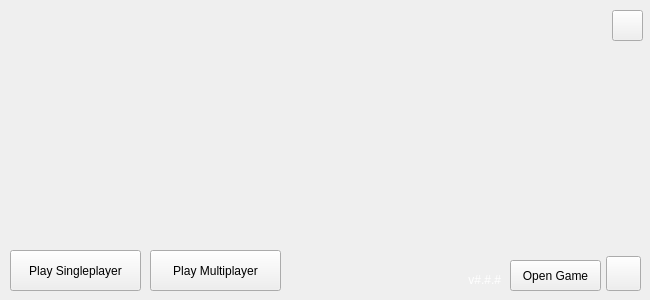
<?xml version="1.0" encoding="UTF-8"?>
<ui version="4.0">
 <class>GameWindow</class>
 <widget class="QWidget" name="GameWindow">
  <property name="geometry">
   <rect>
    <x>0</x>
    <y>0</y>
    <width>650</width>
    <height>300</height>
   </rect>
  </property>
  <property name="windowTitle">
   <string>Five Nights at Freddy's Doom Mod Launcher</string>
  </property>
  <property name="styleSheet">
   <string notr="true">QMessageBox {
	background-color: rgb(37, 37, 38);
}
QMessageBox &gt; QLabel {
	color: white;
}

QPushButton {
	background-color: qlineargradient(spread:pad, x1:0, y1:0, x2:0, y2:1, stop: 0 #444444, stop: 1 #222222);
	color: #E0E1E3;
	padding: 0px 8px;
	border-radius: 4px;
	border: 1px;
	border-style: solid;
	border-color: black;
}

QPushButton:hover {
	background-color: qlineargradient(spread:pad, x1:0, y1:0, x2:0, y2:1, stop: 0 #222222, stop: 1 #111111);
	border-color: #3DAEFF;
}

QPushButton:pressed {
	background-color: #60798B;
}

QDialogButtonBox QPushButton {
	/* Issue #194 #248 - Special case of QPushButton inside dialogs, for better UI */
	min-width: 80px;
	min-height: 24px;
}

QComboBox {
    border: 1px solid black;
    border-radius: 4px;
    padding: 1px 18px 1px 3px;
    min-width: 6em;
	color: white;
}

QComboBox:editable {
    background: white;
}

QComboBox:!editable, QComboBox::drop-down:editable {
     background: qlineargradient(spread:pad, x1:0, y1:0, x2:0, y2:1, stop: 0 #444444, stop: 1 #222222);
}

QComboBox:!editable:hover, QComboBox::drop-down:editable:hover {
	border-color: #3DAEFF;
}

QComboBox:on { /* shift the text when the popup opens */
    padding-top: 3px;
    padding-left: 4px;
}

QComboBox::drop-down {
    subcontrol-origin: padding;
    subcontrol-position: top right;
    width: 15px;

    border-left-width: 1px;
    border-left-color: darkgray;
    border-left-style: solid; /* just a single line */
    border-top-right-radius: 3px; /* same radius as the QComboBox */
    border-bottom-right-radius: 3px;
}

QComboBox::down-arrow {
    image: url(:/resources/downarrow.png);
}

QComboBox::down-arrow:on { /* shift the arrow when popup is open */
    top: 1px;
    left: 1px;
}

QComboBox QAbstractItemView {
    border: 1px solid black;
	color: white;
	background-color: #222222;
    selection-background-color: #444444;
}
</string>
  </property>
  <widget class="QPushButton" name="sp_btn">
   <property name="geometry">
    <rect>
     <x>10</x>
     <y>250</y>
     <width>131</width>
     <height>41</height>
    </rect>
   </property>
   <property name="text">
    <string>Play Singleplayer</string>
   </property>
  </widget>
  <widget class="QPushButton" name="mp_btn">
   <property name="geometry">
    <rect>
     <x>150</x>
     <y>250</y>
     <width>131</width>
     <height>41</height>
    </rect>
   </property>
   <property name="text">
    <string>Play Multiplayer</string>
   </property>
  </widget>
  <widget class="QPushButton" name="sets_btn">
   <property name="geometry">
    <rect>
     <x>606</x>
     <y>256</y>
     <width>35</width>
     <height>35</height>
    </rect>
   </property>
   <property name="icon">
    <iconset resource="resources.qrc">
     <normaloff>:/resources/wheel.png</normaloff>:/resources/wheel.png</iconset>
   </property>
   <property name="iconSize">
    <size>
     <width>32</width>
     <height>32</height>
    </size>
   </property>
  </widget>
  <widget class="QPushButton" name="og_btn">
   <property name="geometry">
    <rect>
     <x>510</x>
     <y>260</y>
     <width>91</width>
     <height>31</height>
    </rect>
   </property>
   <property name="text">
    <string>Open Game</string>
   </property>
  </widget>
  <widget class="QPushButton" name="back_btn">
   <property name="geometry">
    <rect>
     <x>612</x>
     <y>10</y>
     <width>31</width>
     <height>31</height>
    </rect>
   </property>
   <property name="icon">
    <iconset resource="resources.qrc">
     <normaloff>:/resources/return.png</normaloff>:/resources/return.png</iconset>
   </property>
  </widget>
  <widget class="QLabel" name="fd3_anim_label">
   <property name="geometry">
    <rect>
     <x>250</x>
     <y>0</y>
     <width>400</width>
     <height>300</height>
    </rect>
   </property>
   <property name="scaledContents">
    <bool>true</bool>
   </property>
  </widget>
  <widget class="QLabel" name="static_anim_label">
   <property name="geometry">
    <rect>
     <x>0</x>
     <y>0</y>
     <width>650</width>
     <height>300</height>
    </rect>
   </property>
   <property name="scaledContents">
    <bool>true</bool>
   </property>
  </widget>
  <widget class="QLabel" name="bg_layer_label">
   <property name="geometry">
    <rect>
     <x>0</x>
     <y>0</y>
     <width>650</width>
     <height>300</height>
    </rect>
   </property>
   <property name="styleSheet">
    <string notr="true"/>
   </property>
   <property name="scaledContents">
    <bool>true</bool>
   </property>
  </widget>
  <widget class="QLabel" name="version_label">
   <property name="geometry">
    <rect>
     <x>430</x>
     <y>270</y>
     <width>71</width>
     <height>20</height>
    </rect>
   </property>
   <property name="styleSheet">
    <string notr="true">color: white;</string>
   </property>
   <property name="text">
    <string notr="true">v#.#.#</string>
   </property>
   <property name="alignment">
    <set>Qt::AlignRight|Qt::AlignTrailing|Qt::AlignVCenter</set>
   </property>
  </widget>
  <zorder>fd3_anim_label</zorder>
  <zorder>static_anim_label</zorder>
  <zorder>bg_layer_label</zorder>
  <zorder>sp_btn</zorder>
  <zorder>mp_btn</zorder>
  <zorder>back_btn</zorder>
  <zorder>sets_btn</zorder>
  <zorder>og_btn</zorder>
  <zorder>version_label</zorder>
 </widget>
 <tabstops>
  <tabstop>sp_btn</tabstop>
  <tabstop>mp_btn</tabstop>
  <tabstop>og_btn</tabstop>
  <tabstop>sets_btn</tabstop>
  <tabstop>back_btn</tabstop>
 </tabstops>
 <resources>
  <include location="resources.qrc"/>
 </resources>
 <connections/>
</ui>
